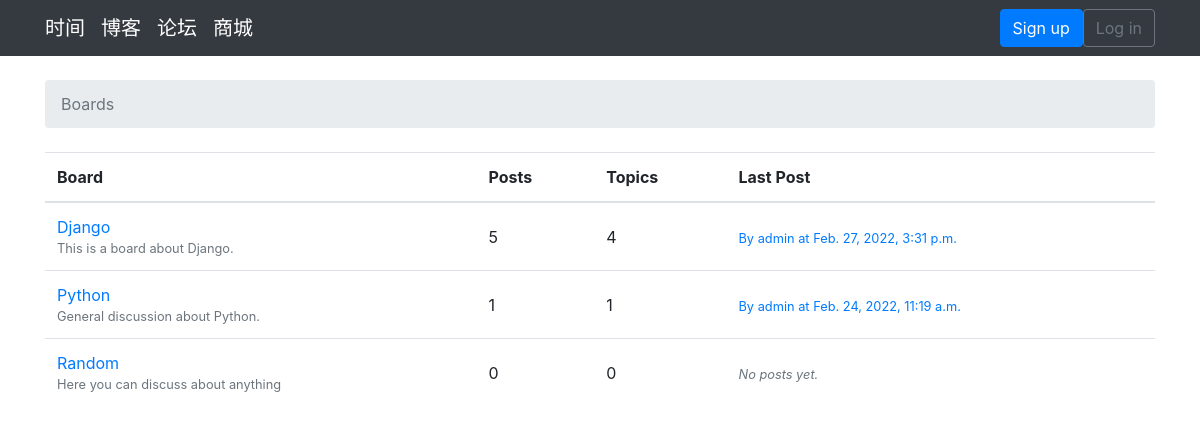
Before: / with the older database file.
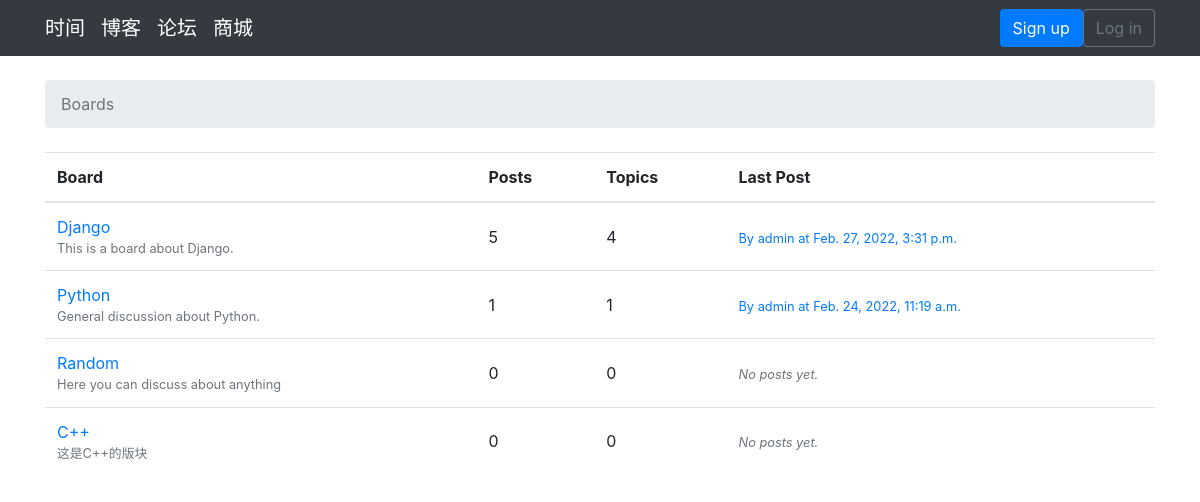
After: the same page with the newer database file.
### boards/models.py (models this page shows, shortened)
class Board(models.Model):
    name = models.CharField(max_length=30, unique=True)
    description = models.CharField(max_length=100)
    def get_posts_count(self):
        return Post.objects.filter(topic__board=self).count()
    def get_last_post(self):
        return Post.objects.filter(topic__board=self).order_by('-created_at').first()

class Post(models.Model):
    message = models.TextField(max_length=4000)
    topic = models.ForeignKey(Topic,on_delete=models.CASCADE, related_name='posts')
    created_at = models.DateTimeField(auto_now_add=True)
    updated_at = models.DateTimeField(null=True)
    created_by = models.ForeignKey(User, on_delete=models.CASCADE,related_name='posts')
    updated_by = models.ForeignKey(User, on_delete=models.CASCADE,null=True, related_name='+')

### boards/views.py (the view)
# urls.py: re_path(r'^$', views.BoardListView.as_view(), name='home'),
class BoardListView(ListView):
    model = Board
    context_object_name = 'boards'
    template_name = 'home.html'

### templates/home.html
{% extends 'base.html' %}
{% block breadcrumb %}
  <li class="breadcrumb-item active">Boards</li>
{% endblock %}
{% block content %}
  <table class="table">
    <thead class="thead-inverse">
      <tr>
        <th>Board</th>
        <th>Posts</th>
        <th>Topics</th>
        <th>Last Post</th>
      </tr>
    </thead>
    <tbody>
      {% for board in boards %}
        <tr>
          <td>
            <a href="{% url 'board_topics' board.pk %}">{{ board.name }}</a>
            <small class="text-muted d-block">{{ board.description }}</small>
          </td>
          <td class="align-middle">
            {{ board.get_posts_count }}
          </td>
          <td class="align-middle">
            {{ board.topics.count }}
          </td>
          <td class="align-middle">
            {% with post=board.get_last_post %}
              {% if post %}
                <small>
                  <a href="{% url 'topic_posts' board.pk post.topic.pk %}">
                    By {{ post.created_by.username }} at {{ post.created_at }}
                  </a>
                </small>
              {% else %}
                <small class="text-muted">
                  <em>No posts yet.</em>
                </small>
              {% endif %}
            {% endwith %}
          </td>
        </tr>
      {% endfor %}
    </tbody>
  </table>
{% endblock %}

### templates/base.html (shortened to what this page needs)
{% load static %}<!DOCTYPE html>
<html>
  <head>
    <link href="https://fonts.font.im/css?family=Oswald" rel="stylesheet">
    <link rel="stylesheet" href="{% static 'css/bootstrap.min.css' %}">
    <link rel="stylesheet" href="{% static 'css/app.css' %}">
  </head>
  <body>
    {% block body %}
      <nav class="navbar navbar-expand-sm navbar-dark bg-dark">
        <div class="container">
          <a class="navbar-brand" href="{% url 'current_datetime' %}">时间</a>
          <a class="navbar-brand" href="{% url 'home' %}">博客</a>
          <a class="navbar-brand" href="{% url 'home' %}">论坛</a>
          <a class="navbar-brand" href="{% url 'home' %}">商城</a>
          <div class="collapse navbar-collapse" id="mainMenu">
            {% if user.is_authenticated %}
              <ul class="navbar-nav ml-auto">
                <li class="nav-item dropdown">
                  <a class="nav-link dropdown-toggle" href="#" id="userMenu" data-toggle="dropdown" aria-haspopup="true" aria-expanded="false">
                    {{ user.username }}
                  </a>
                  <div class="dropdown-menu dropdown-menu-right" aria-labelledby="userMenu">
                    <a class="dropdown-item" href="#">My account</a>
                    <a class="dropdown-item" href="#">Change password</a>
                    <div class="dropdown-divider"></div>
                    <a class="dropdown-item" href="{% url 'home' %}">Log out</a>
                  </div>
                </li>
              </ul>
            {% else %}
              <form class="form-inline ml-auto">
                <a href="{% url 'signup' %}" class="btn btn-primary ml-2">Sign up</a>
                <a href="{% url 'login' %}" class="btn btn-outline-secondary">Log in</a>
              </form>
            {% endif %}
          </div>
        </div>
      </nav>
      <div class="container">
        <ol class="breadcrumb my-4">
          {% block breadcrumb %}
          {% endblock %}
        </ol>
        {% block content %}
        {% endblock %}
      </div>
    {% endblock body %}
  </body>
</html>

### static/css/app.css (style rules this page uses)
.navbar-brand { font-family: 'Peralta', cursive; }

Changed rows visible on the page:
added Board: name "C++", description "这是C++的版块", get_posts_count "0", topics.count "0", shows "No posts yet."
